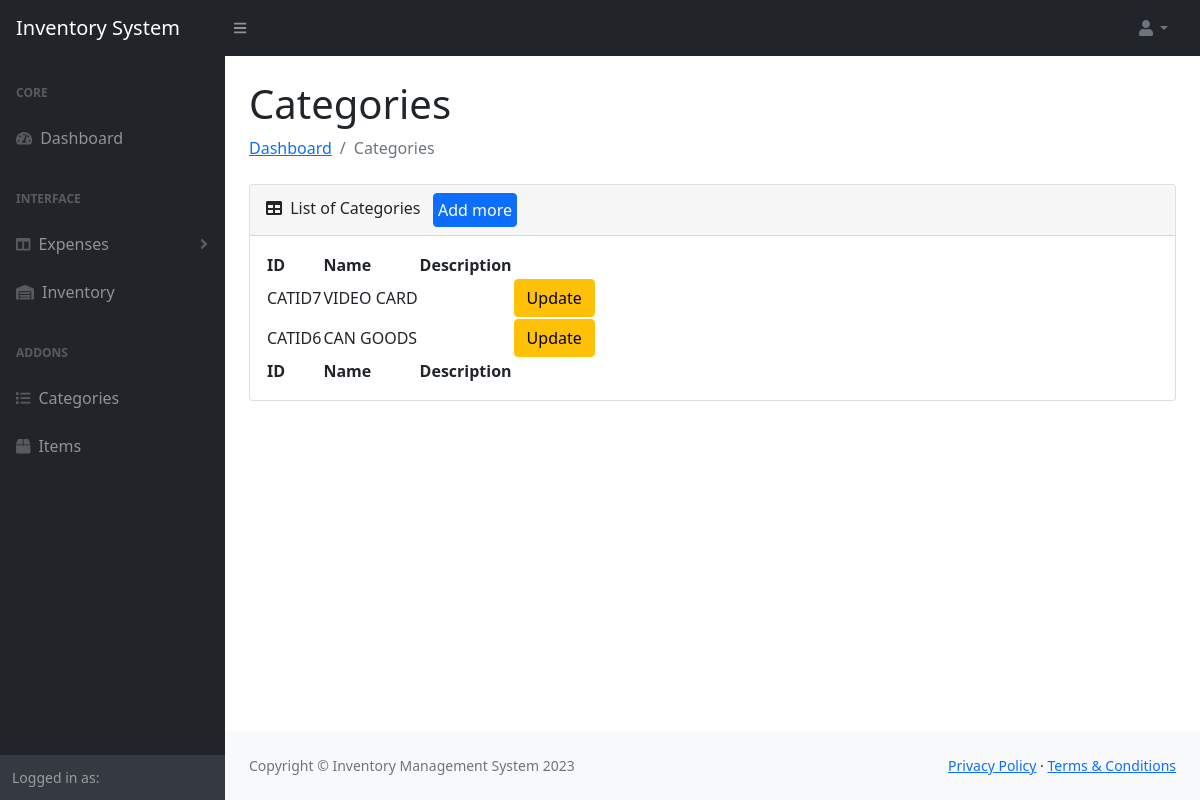
Screenshot of /dist/categories-table.php (signed in) with the database file from the repository.
### tables this page shows
CREATE TABLE `tbl_category` (
  `category_ID` int(11) NOT NULL,
  `category_name` varchar(100) NOT NULL,
  `category_desc` longtext NOT NULL,
  `category_isDelete` int(11) NOT NULL
);

### dist/controller/controller-categories.php (called while the page is built, shortened)
<?php
Class Categories {
    private $server = "mysql:host=localhost;dbname=dbims";
    private $user = "root";
    private $pass = "";
    private $options = array(PDO::ATTR_ERRMODE => PDO::ERRMODE_EXCEPTION, PDO::ATTR_DEFAULT_FETCH_MODE =>
    PDO::FETCH_ASSOC);
    public function openConnection() {
        try {
            $this->con = new PDO($this->server,$this->user,$this->pass,$this->options);
            return $this->con;
        } catch (PDOException $e) {
            echo "There is some problem in the connection".$e->getMessage();
        }
    }
    public function readCategories() {
        $connection = $this->openConnection();
        $stmt = $connection->prepare("SELECT * FROM tbl_category WHERE category_isDelete = ? ORDER BY category_ID DESC");
        $stmt->execute([0]);
        $datas = $stmt->fetchAll();
        $total = $stmt->rowCount();
        if($total > 0) {
            return $datas;
        } else {
            return null;
        }
    }
}
?>

### dist/categories-table.php (the view, shortened to what this page needs)
<?php
include_once ('navbar.php');
include_once ('controller/controller-categories.php');
$categoryClass->deleteCategory();
?>
<div id="layoutSidenav_content">
    <main>
        <div class="container-fluid px-4">
            <h1 class="mt-4">Categories</h1>
            <ol class="breadcrumb mb-4">
                <li class="breadcrumb-item"><a href="dashboard.php">Dashboard</a></li>
                <li class="breadcrumb-item active">Categories</li>
            </ol>
            <div class="card mb-4">
                <div class="card-header">
                    <i class="fas fa-table me-1"></i>
                    List of Categories &nbsp
                    <a class="btn btn-primary p-1" href="categories-create.php">Add more</a>
                </div>
                <div class="card-body">
                    <table id="datatablesSimple">
                        <thead>
                            <tr>
                                <th>ID</th>
                                <th>Name</th>
                                <th>Description</th>
                                <th></th>
                            </tr>
                        </thead>
                        <tbody>
                            <?php $datas = $categoryClass->readCategories(); ?>
                            <?php if (!empty($datas)) { ?>
                                <?php foreach ($datas as $data) { ?>
                                    <tr>
                                        <td><?= 'CATID'.$data['category_ID']; ?></td>
                                        <td><?= $data['category_name']; ?></td>
                                        <td><?= $data['category_desc']; ?></td>
                                        <td>
                                            <form action="" method="post">
                                                <a class="btn btn-warning" href="categories-details.php?id=<?= $data['category_ID']; ?>">Update</a>
                                            </form>
                                        </td>
                                    </tr>
                                <?php } ?>
                            <?php } ?>
                        </tbody>
                        <tfoot>
                            <tr>
                                <th>ID</th>
                                <th>Name</th>
                                <th>Description</th>
                                <th></th>
                            </tr>
                        </tfoot>
                    </table>
                </div>
            </div>
        </div>
    </main>
<?php include_once ('footer.php'); ?>
</div>
</div>

### rows the page displays
tbl_category: category_ID "7", category_name "VIDEO CARD"
tbl_category: category_ID "6", category_name "CAN GOODS"
